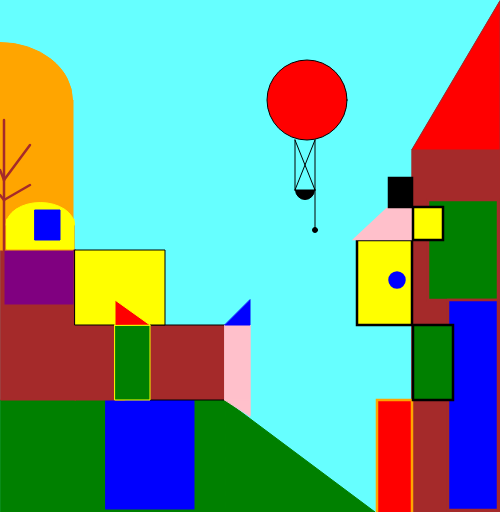
Frame 1 (no input)
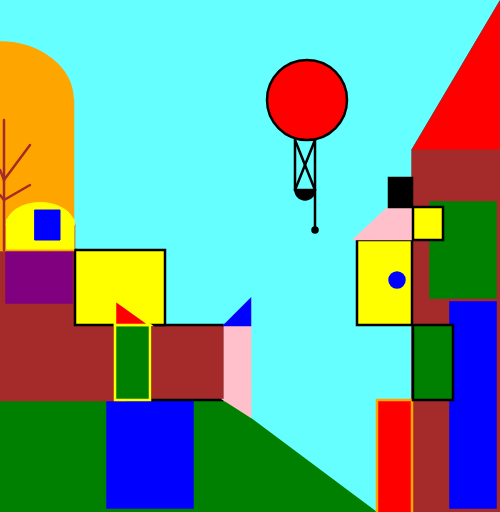
Frame 60 (no input)
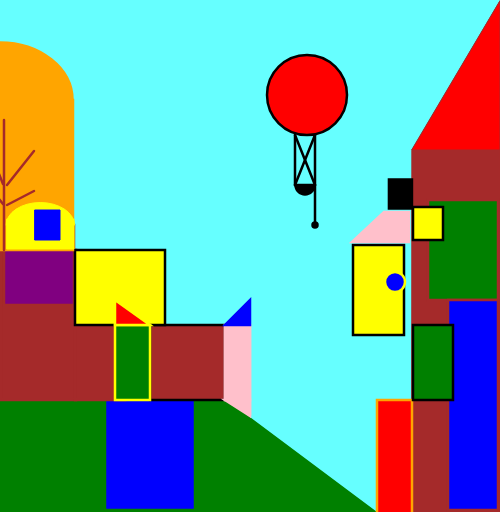
Frame 120 (the mouse pressed at the canvas centre since frame 60)

The p5.js sketch that drew these frames (run headless with seeded random() and noise() and a simulated clock; from frame 60 on, the mouse is pressed at the canvas centre):

// p5.js sketch
// ── sketch.js
function setup() {
  createCanvas(500, 512);
}
x1 = 4;
x2 = 0;
y1 = 200
y2 = 195
x3 = 4;
x4 = 30;
y3 = 200;
y4 = 185;
x5= 315
y5 = 190
x6 = 357
y6 = 240
x7 = 55;
y7 = 85;
x8 = 355;
y8 = 239;
x9 = 397
y9 = 280;
x10 = 389;
y10 =207;

function draw() {
  background(102, 255, 255);
  fill('red');
  circle(307, y5 - 90, 80);
  fill('black');
  circle(315, y5 + 40, 5);
  arc(305, y5, 19,19, 0, PI);
  line(295,y5-50,295, y5);
  line(315,y5 - 50,315, y5)
  line(295,y5,315,y5)
  line(295,y5,315,y5 - 50)
  line(315,y5,295, y5 - 50)
  line(315,y5,315, y5+40);
  fill('green');
  stroke('green');
  rect(1,400,225, 112);
  triangle(225,512,375, 512,225,400);
  fill('blue');
  quad(105, 510, 195, 510, 195, 399, 105, 399);
  stroke('brown');
  fill('brown')
  rect(1,250, 75, 150);
  rect(75,325, 50, 75);
  fill('purple');
  quad(4, 225, 4, 305, 74, 305, 74, 225);
  fill('brown');
  stroke('black');
  rect(150, 325, 75, 75);
  fill('pink');
  stroke('pink');
  rect(225,325,25,75);
  triangle(225,400,250,400,250,416)
  line(225,325, 225, 400)
  line(250,325, 250, 415)
  stroke('blue')
  fill('blue')
  triangle(225,325,250,325,250, 300)
  fill('yellow');
  stroke('black');
  rect(75,250, 90,75);
  fill('green');
  stroke('yellow');
  rect(115,325, 35, 75);
  fill('red');
  triangle(115,325,115,300,150, 325);
  stroke('orange');
  fill('orange');
  rect(-2,100, 75, 150);
  arc(0,100,145,115, PI/2,0);
  stroke('yellow');
  fill('yellow');
  strokeWeight('1');
  rect(7, 219, 67, 30)
  arc(40.25, 225, 68.5,45, PI, 0);
  stroke('blue');
  fill('blue');
  rect(35,210,25,30);
  fill('brown');
  stroke('brown');
  quad(412, 512, 500, 512, 500, 1, 412, 150);
  fill('red');
  triangle(412,150, 500, 150, 500, 1);
  stroke('brown');
  strokeWeight('2.5');
  line(4, 250, 4, 120);
  line(x1,y1,x2,y2)
  line(x3,y3,x4,y4)
  line(x1,y1 - 20 ,x2,y2 - 25)
  line(x3,y3 - 20,x4,y4 - 40);
  fill('green');
  quad(498, 200, 428, 200, 428, 300, 498, 300);
  fill('blue');
  quad(448, 510, 498, 510, 498, 300, 448, 300);
  stroke('orange');
  fill('red');
  rect(377, 400, 35, 175);
  stroke('black');
  fill('green');
  rect(413,325,40,75);
  fill('yellow');
  rect(x6,y6,x7,y7);
  stroke('yellow');
  fill('blue');
  circle(x9, y9, 20);
  stroke('pink');
  fill('pink');
  quad(x8, y8, x8 + 32, y8 - 30, x8 + 57, y8 - 30, x8 + 57,y8);
  fill('yellow');
  stroke('black');
  quad(413, 240, 443, 240, 443, 207, 413, 207);
  fill('black');
  quad(x10, y10, x10 + 23, y10, x10+23, y10 -29, x10, y10 -29);
}

  function mousePressed() {
    if (mouseIsPressed) {
      x1 -= 1;
      x2 -= 1;
      y1 += 4;
      y2 += 4;
      x3 += 3;
      x4 += 4;
      y3 += 5;
      y4 += 6;
      y5 -= 5;
      x6 -= 4;
      y6 += 5;
      x7 -= 4;
      y7 += 5;
      x8 -= 3;
      y8 += 3;
      if (y9 <= 390) {
      x9 -= 2*(-1)**(y8);
      y9 += 2;}
      if (y10 <= 380) {
        x10 -= 0.05;
        y10 += 1.5;
      }
  }}


// ── styles.css
html{
  background-color: 'blue';
  text: 'black' ;
}
h1{
  text-align: center ;
}

nav{
  text-align: center ;
  display: inline- flex;
  flex-direction: column;
  margin: auto;
  vertical-align: center ;
  ul{
  a: link{
    text-decoration: none;
  }
  list-style-type: none;}
  li{
    padding: '5em';
  }
}
